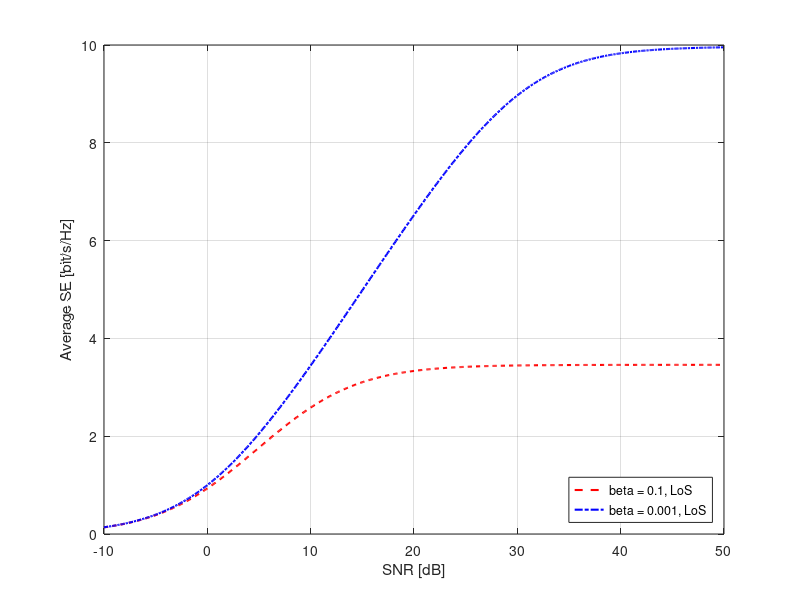

MATLAB code to generate this figure:
%Empty workspace and close figures
close all;
clear;

%Define the SNR range for analytical curves
SNRdB = -10 : 0.1 : 50;
SNR = 10 .^ (SNRdB/10);

%Define the different beta_bar values (strength of inter-cell interference)
betabar = [1e-1, 1e-3]';

%Preallocate matrices for storing the simulation results
SE_LoS = zeros(length(betabar), length(SNR));

%% Go through different strengths of the interference
for b = 1 : length(betabar)  
    
    %Compute SE under line-of-sight (LoS) propagation as in (1.17)
    SE_LoS(b, :) = log2(1 + 1 ./ (betabar(b) + 1 ./ SNR));  
    
end

%% Plot the simulation results
figure;
hold on; box on; 
   
plot(SNRdB, SE_LoS(1, :), 'r--', 'LineWidth', 1.5);
plot(SNRdB, SE_LoS(2, :), 'b-.', 'LineWidth', 1.5);

xlabel('SNR [dB]');
ylabel('Average SE [bit/s/Hz]');

legend('beta = 0.1, LoS', 'beta = 0.001, LoS', 'Location', 'SouthEast');
ylim([0, 10]);
grid on
set(gca, 'color',  [1, 0.9, 0.8]);
